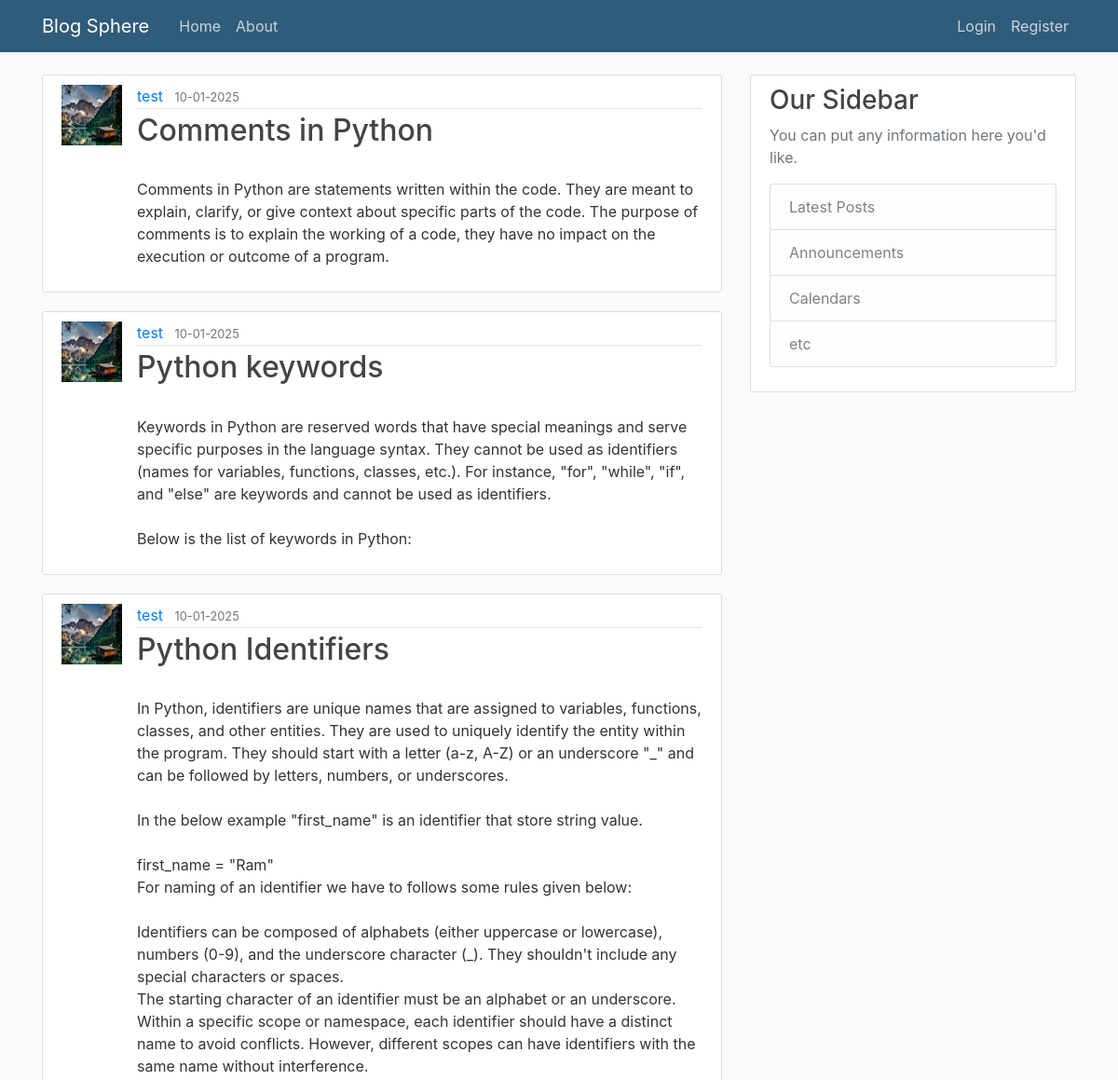
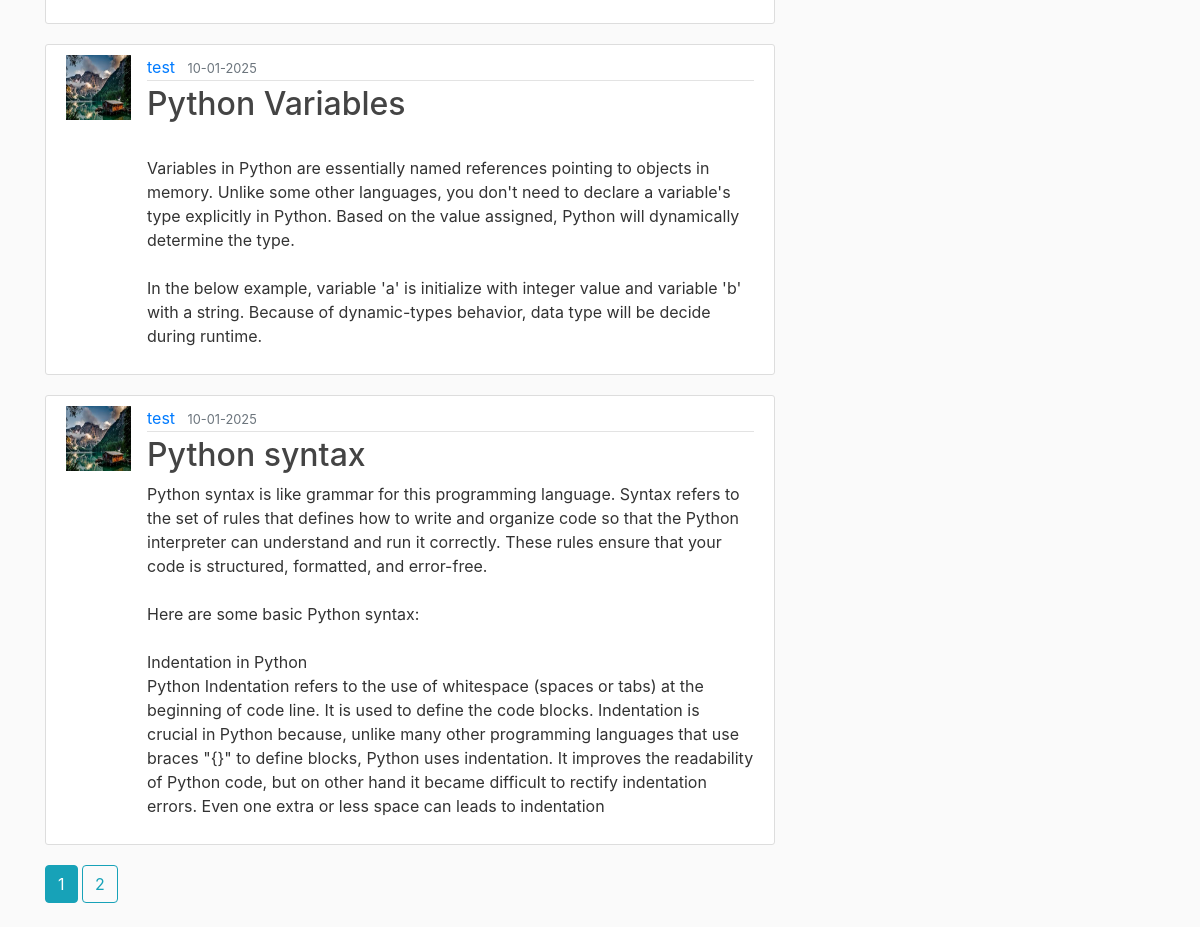
The page /home on the database its author committed (2 pictures, top to bottom).
### flaskapp/models.py (models this page shows, shortened)
class Post(db.Model):
    id = db.Column(db.Integer, primary_key=True)
    title = db.Column(db.String(100), nullable=False)
    date_posted = db.Column(db.DateTime, nullable=False, default=datetime.utcnow)
    content = db.Column(db.Text, nullable=False)
    user_id = db.Column(db.Integer, db.ForeignKey('user.id'), nullable=False)

class User(db.Model,UserMixin):
    id = db.Column(db.Integer, primary_key=True)
    username = db.Column(db.String(20), unique=True, nullable=False)
    email = db.Column(db.String(120), unique=True, nullable=False)
    image_file = db.Column(db.String(20), nullable=False, default='default.jpg')
    password = db.Column(db.String(60), nullable=False)
    posts = db.relationship('Post', backref='author', lazy=True)

### flaskapp/routes.py (the view)
@app.route("/")
@app.route("/home")
def home():
    page=request.args.get('page',1,type=int)
    posts=Post.query.order_by(Post.date_posted.desc()).paginate(page=page,per_page=5)
    return render_template('home.html', posts=posts)

### flaskapp/templates/home.html (shortened to what this page needs)
{% extends "layout.html" %}
{% block content %}
    {% for post in posts.items %}
        <article class="media content-section">
          <img class="rounded-cirlce article-img" src="{{url_for('static',filename='profile/'+post.author.image_file)}}">
          <div class="media-body">
            <div class="article-metadata">
              <a class="mr-2" href="{{ url_for('user_posts', username=post.author.username) }}">{{ post.author.username }}</a>
              <small class="text-muted">{{ post.date_posted.strftime('%d-%m-%Y') }}</small>
            </div>
            <h2><a class="article-title" href="{{url_for('post',post_id=post.id)}}">{{ post.title }}</a></h2>
            <p class="article-content">{{ post.content }}</p>
          </div>
        </article>
    {% endfor %}
    {% for page_num in posts.iter_pages(left_edge=1,right_edge=1) %}
    {% if page_num %}
       {% if posts.page==page_num %}
           <a class="btn btn-info mb-4" href="{{url_for('home',page=page_num)}}">{{page_num}}</a>
       {% else %}
         <a class="btn btn-outline-info mb-4" href="{{url_for('home',page=page_num)}}">{{page_num}}</a>
       {% endif %}
    {% endif %}
    {% endfor %}
{% endblock content %}

### flaskapp/templates/layout.html (shortened to what this page needs)
<!DOCTYPE html>
<html>
<head>
    <link rel="stylesheet" href="https://maxcdn.bootstrapcdn.com/bootstrap/4.0.0/css/bootstrap.min.css">
    <link rel="stylesheet" type="text/css" href="{{ url_for('static', filename='main.css') }}">
</head>
<body>
    <header class="site-header">
      <nav class="navbar navbar-expand-md navbar-dark bg-steel fixed-top">
        <div class="container">
          <a class="navbar-brand mr-4" href="/">Blog Sphere</a>
          <div class="collapse navbar-collapse" id="navbarToggle">
            <div class="navbar-nav mr-auto">
              <a class="nav-item nav-link" href="/">Home</a>
              <a class="nav-item nav-link" href="/about">About</a>
            </div>
            <div class="navbar-nav">
              {% if current_user.is_authenticated %}
              <a class="nav-item nav-link" href="/account">Account</a>
              <a class="nav-item nav-link" href="{{url_for('newpost')}}">New Post</a>
              <a class="nav-item nav-link" href="/logout">Logout</a>
              {% else %}
                <a class="nav-item nav-link" href="/login">Login</a>
                <a class="nav-item nav-link" href="/register">Register</a>
                {% endif %}
            </div>
          </div>
        </div>
      </nav>
    </header>
    <main role="main" class="container">
      <div class="row">
        <div class="col-md-8">
          {% block content %}{% endblock %}
        </div>
        <div class="col-md-4">
          <div class="content-section">
            <h3>Our Sidebar</h3>
            <p class='text-muted'>You can put any information here you'd like.
              <ul class="list-group">
                <li class="list-group-item list-group-item-light">Latest Posts</li>
                <li class="list-group-item list-group-item-light">Announcements</li>
                <li class="list-group-item list-group-item-light">Calendars</li>
                <li class="list-group-item list-group-item-light">etc</li>
              </ul>
            </p>
          </div>
        </div>
      </div>
    </main>
</body>
</html>

### flaskapp/static/main.css (style rules this page uses)
body { background: #fafafa; color: #333333; margin-top: 5rem; }
h1, h2, h3, h4, h5, h6 { color: #444444; }
.bg-steel { background-color: #305c7b; }
.site-header .navbar-nav .nav-link { color: #cbd5db; }
.content-section { background: #ffffff; padding: 10px 20px; border: 1px solid #dddddd; border-radius: 3px; margin-bottom: 20px; }
.article-title { color: #444444; }
.article-content { white-space: pre-line; }
.article-img { height: 65px; width: 65px; margin-right: 16px; }
.article-metadata { padding-bottom: 1px; margin-bottom: 4px; border-bottom: 1px solid #e3e3e3 }

### rows shown on the page
Post: image_file (placeholder picture), author.username "test", date_posted "10-01-2025", title "Comments in Python", content "Comments in Python are statements written within the code. They are meant to explain, clarify, or give context about specific parts of the code. The purpose of comments is to explain the working of a code, they have no impact on the execution or outcome of a program."
Post: image_file (placeholder picture), author.username "test", date_posted "10-01-2025", title "Python keywords", content "Keywords in Python are reserved words that have special meanings and serve specific purposes in the language syntax. They cannot be used as identifiers (names for variables, functions, classes, etc.). For instance, \"for\", \"while\", \"if\", and \"else\" are keywords and cannot be used as identifiers. Below is the list of keywords in Python:"
Post: image_file (placeholder picture), author.username "test", date_posted "10-01-2025", title "Python Identifiers", content "In Python, identifiers are unique names that are assigned to variables, functions, classes, and other entities. They are used to uniquely identify the entity within the program. They should start with a letter (a-z, A-Z) or an underscore \"_\" and can be followed by letters, numbers, or underscores. In the below example \"first_name\" is an identifier that store string value. first_name = \"Ram\" For naming of an identifier we have to follows some rules given below: Identifiers can be composed of alphabets (either uppercase or lowercase), numbers (0-9), and the underscore character (_). They shouldn't include any special characters or spaces. The starting character of an identifier must be an…"
Post: image_file (placeholder picture), author.username "test", date_posted "10-01-2025", title "Python Variables", content "Variables in Python are essentially named references pointing to objects in memory. Unlike some other languages, you don't need to declare a variable's type explicitly in Python. Based on the value assigned, Python will dynamically determine the type. In the below example, variable 'a' is initialize with integer value and variable 'b' with a string. Because of dynamic-types behavior, data type will be decide during runtime."
Post: image_file (placeholder picture), author.username "test", date_posted "10-01-2025", title "Python syntax", content "Python syntax is like grammar for this programming language. Syntax refers to the set of rules that defines how to write and organize code so that the Python interpreter can understand and run it correctly. These rules ensure that your code is structured, formatted, and error-free. Here are some basic Python syntax: Indentation in Python Python Indentation refers to the use of whitespace (spaces or tabs) at the beginning of code line. It is used to define the code blocks. Indentation is crucial in Python because, unlike many other programming languages that use braces \"{}\" to define blocks, Python uses indentation. It improves the readability of Python code, but on other hand it became…"

### other values the page prints
{{ page_num }} "1"
{{ page_num }} "2"
